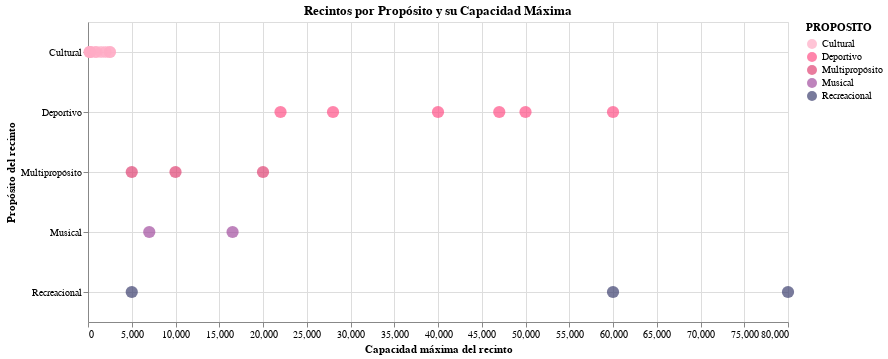

Notebook code for this chart:
### Code cell
# Gráfico de burbujas por propósito
chart = alt.Chart(df).mark_circle(size=150).encode(
    x=alt.X("Capacidad máxima:Q", title="Capacidad máxima del recinto"),
    y=alt.Y("PROPOSITO:N", title="Propósito del recinto"),
    color=alt.Color ("PROPOSITO:N", scale=alt.Scale(range=['#FFABC5','#FF5187','#DF4575','#A34EA0','#3F4270'])),
    tooltip=["Nombres de recintos", "PROPOSITO", "Capacidad máxima"]
).properties(
    title="Recintos por Propósito y su Capacidad Máxima",
    width=700,
    height=300
).configure_axis(
    grid=True
)
# mostrar gráfico de burbujas
chart

### Figure 1 — Vega-Lite specification as saved in the notebook (floating-point values rounded to 4 significant figures)
{"config": {"view": {"continuousWidth": 300, "continuousHeight": 300}, "axis": {"grid": true}}, "data": {"name": "data-7611dacb6f697160f014778b7f167af4"}, "mark": {"type": "circle", "size": 150}, "encoding": {"color": {"field": "PROPOSITO", "scale": {"range": ["#FFABC5", "#FF5187", "#DF4575", "#A34EA0", "#3F4270"]}, "type": "nominal"}, "tooltip": [{"field": "Nombres de recintos", "type": "nominal"}, {"field": "PROPOSITO", "type": "nominal"}, {"field": "Capacidad máxima", "type": "quantitative"}], "x": {"field": "Capacidad máxima", "title": "Capacidad máxima del recinto", "type": "quantitative"}, "y": {"field": "PROPOSITO", "title": "Propósito del recinto", "type": "nominal"}}, "height": 300, "title": "Recintos por Propósito y su Capacidad Máxima", "width": 700, "$schema": "https://vega.github.io/schema/vega-lite/v5.20.1.json", "datasets": {"data-7611dacb6f697160f014778b7f167af4": [{"Nombres de recintos": "Centro Cultural CEINA", "PROPOSITO": "Cultural", "Capacidad máxima": 802.0}, {"Nombres de recintos": "Centro Cultural Gabriela Mistral (GAM)", "PROPOSITO": "Cultural", "Capacidad máxima": 2500.0}, {"Nombres de recintos": "Centro Cultural Matucana 100", "PROPOSITO": "Cultural", "Capacidad máxima": 2000.0}, {"Nombres de recintos": "Claro Arena", "PROPOSITO": "Multipropósito", "Capacidad máxima": 20000.0}, {"Nombres de recintos": "Club Hípico", "PROPOSITO": "Deportivo", "Capacidad máxima": 50000.0}, {"Nombres de recintos": "Espacio Carén", "PROPOSITO": "Multipropósito", "Capacidad máxima": 5000.0}, {"Nombres de recintos": "Espacio Riesco", "PROPOSITO": "Multipropósito", "Capacidad máxima": 10000.0}, {"Nombres de recintos": "Estadio Bicentenario de La Florida", "PROPOSITO": "Deportivo", "Capacidad máxima": 28000.0}, {"Nombres de recintos": "Estadio Monumental David Arellano", "PROPOSITO": "Deportivo", "Capacidad máxima": 47000.0}, {"Nombres de recintos": "Estadio Nacional Julio Martínez Prádanos", "PROPOSITO": "Deportivo", "Capacidad máxima": 60000.0}, {"Nombres de recintos": "Estadio Santa Laura", "PROPOSITO": "Deportivo", "Capacidad máxima": 22000.0}, {"Nombres de recintos": "Hipódromo Chile", "PROPOSITO": "Deportivo", "Capacidad máxima": 40000.0}, {"Nombres de recintos": "Movistar Arena", "PROPOSITO": "Musical", "Capacidad máxima": 16520.0}, {"Nombres de recintos": "Parque Bicentenario de Cerrillos", "PROPOSITO": "Recreacional", "Capacidad máxima": 80000.0}, {"Nombres de recintos": "Parque Deportivo Estadio Nacional", "PROPOSITO": "Recreacional", "Capacidad máxima": 60000.0}, {"Nombres de recintos": "Parque Padre Hurtado ", "PROPOSITO": "Recreacional", "Capacidad máxima": 5000.0}, {"Nombres de recintos": "Teatro Caupolicán", "PROPOSITO": "Musical", "Capacidad máxima": 7000.0}, {"Nombres de recintos": "Teatro Coliseo", "PROPOSITO": "Cultural", "Capacidad máxima": 2500.0}, {"Nombres de recintos": "Teatro Mori Bellavista", "PROPOSITO": "Cultural", "Capacidad máxima": 162.0}, {"Nombres de recintos": "Teatro Mori Parque Arauco", "PROPOSITO": "Cultural", "Capacidad máxima": 248.0}, {"Nombres de recintos": "Teatro Mori Recoleta", "PROPOSITO": "Cultural", "Capacidad máxima": 222.0}, {"Nombres de recintos": "Teatro Mori Vitacura ", "PROPOSITO": "Cultural", "Capacidad máxima": 239.0}, {"Nombres de recintos": "Teatro Municipal de Santiago", "PROPOSITO": "Cultural", "Capacidad máxima": 1500.0}, {"Nombres de recintos": "Teatro Nescafé de las Artes", "PROPOSITO": "Cultural", "Capacidad máxima": 983.0}]}}
